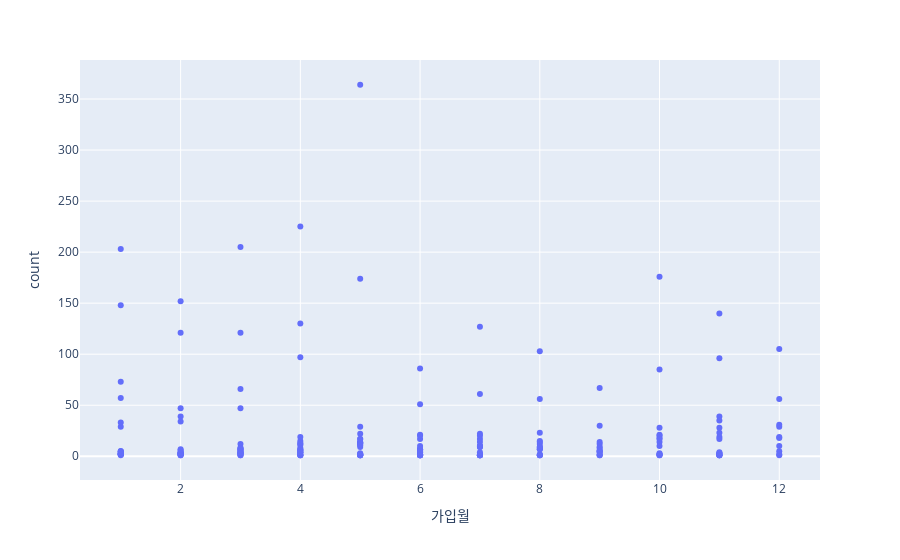

The cell this chart's notebook holds for it:
### Code cell
df_convert_date = df["최종주문일(clean)"].apply(lambda x: pd.to_datetime(x).strftime("%Y-%m"))
df_concat = pd.concat([df_convert_date, df[["가입월", "ID"]]], axis = "columns")
df_join_count = df_concat.groupby(["가입월", "최종주문일(clean)"]).count()
df_rename = df_join_count.rename(columns={"최종주문일(clean)": "month_count", "ID": "count"})
df_final = df_rename.reset_index()
# df_join_count.reset_index()
df = px.data.iris() # iris is a pandas DataFrame
fig = px.scatter(df_final, x="가입월", y="count")
fig.show()

### Figure 1 — Plotly figure (JSON) as saved in the notebook; plotly's stock layout.template omitted (floating-point values rounded to 4 significant figures; data arrays with more than 128 entries replaced by an {"elided": "..."} marker saying what was removed)
{"data": [{"hovertemplate": "가입월=%{x}<br>count=%{y}<extra></extra>", "legendgroup": "", "marker": {"color": "#636efa", "symbol": "circle"}, "mode": "markers", "name": "", "orientation": "v", "showlegend": false, "type": "scatter", "x": {"elided": "205 int values"}, "xaxis": "x", "y": {"elided": "205 int values"}, "yaxis": "y"}], "layout": {"legend": {"tracegroupgap": 0}, "margin": {"t": 60}, "xaxis": {"anchor": "y", "domain": [0, 1], "title": {"text": "가입월"}}, "yaxis": {"anchor": "x", "domain": [0, 1], "title": {"text": "count"}}}}
